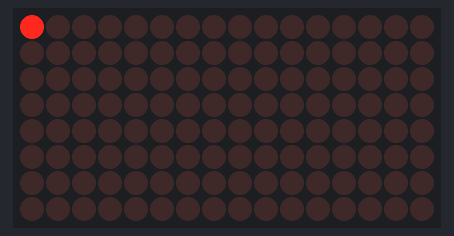
Simulated run of this sketch. Board: Arduino Mega 2560, built with avr-gcc and run on an emulated ATmega2560. On the bench: 16×8 LED matrix. What the sketch prints to the serial monitor is not drawn.

Above: at 0.1 s.
At 0.7 s:
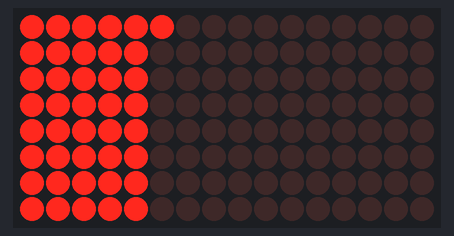
At 1.6 s:
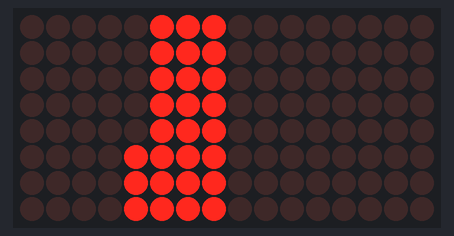
At 2.5 s:
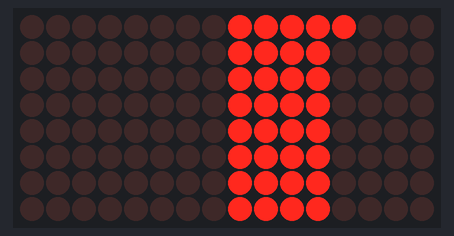
At 3.4 s:
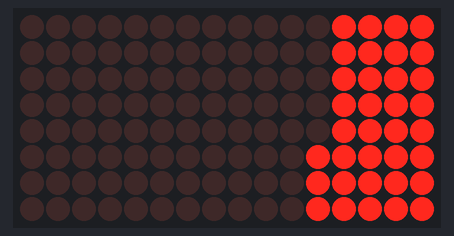

The sketch:

LCDemo7Segment.ino
```cpp
//We always have to include the library
#include "LedControl.h"

/*
  Now we need a LedControl to work with.
 ***** These pin numbers will probably not work with your hardware *****
  pin 12 is connected to the DataIn
  pin 11 is connected to the CLK
  pin 10 is connected to LOAD
  We have only a single MAX72XX.
*/
//                LedControl( DataIn , CLK , Load/CS , qty);
LedControl lc1  = LedControl(10, 11, 12, 1);
//                       azul gris violeta
LedControl lc0 = LedControl(49, 53, 51, 2);

/*
  useLeadingZero   =>  true for put zeros as leading digits (default); false use empty space as leading digits
  use_full         =>  0 for use the 8 digiits; negative for use the 4 left digits (7-6-5-4); positive for use the 4 right digits (3-2-1-0)
  leftAlignInRight =>  if use_full > 0 && leftAlignInRight true, align the number tyo the left
  pointInLeft      =>  if use_full < 0 && pointInLeft true, put a decimal point in position 4
*/
void printNumber(long v, bool useLeadingZero = true, int use_full = 0, bool leftAlignInRight = false, bool pointInLeft = false, int lc_order = 0, int lc_number = 0);

void writeDecimalNumber(double v, int decimals = 2, int lc_order = 0, int lc_number = 0);
void writeDecimalByIntDec(long i, long d, int decimals = 2, int lc_order = 0, int lc_number = 0);

void initialize() {
  for (int index = 0; index < lc0.getDeviceCount(); index++) {
    // Initialize LedCOntrol Module
    lc0.shutdown(index, false);
    // Bright Ajust
    lc0.setIntensity(index, 8);
    // Clear the display
    lc0.clearDisplay(index);
    lc0.setScanLimit(index, 8);
  }
  for (int index = 0; index < lc1.getDeviceCount(); index++) {
    // Initialize LedCOntrol Module
    lc1.shutdown(index, false);
    // Bright Ajust
    lc1.setIntensity(index, 3);
    // Clear the display
    lc1.clearDisplay(index);
    lc1.setScanLimit(index, 8);
  }
  Serial.println("done initialize");
}

void powerdown() {
  for (int index = 0; index < lc0.getDeviceCount(); index++) {
    // Initialize LedCOntrol Module
    lc0.shutdown(index, true);
  }
  for (int index = 0; index < lc1.getDeviceCount(); index++) {
    // Initialize LedCOntrol Module
    lc1.shutdown(index, true);
  }
  Serial.println("done powerdown");
}

void setup()
{
  initialize();

  Serial.begin(9600);
  Serial.println("--- Start Serial Monitor ---");
  Serial.println(lc0.getDeviceCount());
  Serial.println(lc1.getDeviceCount());

  //  for(int index=0;index<lc0.getDeviceCount();index++) {
  //   lc0.setDigit(index,7-index,(byte)9-index,false);
  //   //delay(0);
  //  }
  //  delay(2000);
  //
  //  printNumber(-210189);
  //  delay(2000);
  //  //lc0.clearDisplay(0);
  //  printNumber(-210189, true, 0, false, false, 1, 0);
  //  delay(2000);
  //  //lc0.clearDisplay(1);

  powerWarm();

  if (true) {
    for (int index = 0; index < lc0.getDeviceCount(); index++) {
      printNumber(-210189, true, 0, false, false, index, 0);
    }
    delay(1000);

    writeDecimalByIntDec(122, 80,  3, 0, 0);
    writeDecimalByIntDec(135, 465, 3, 1, 0);
    writeDecimalByIntDec(110, 05,  2, 2, 0);
    writeDecimalByIntDec(109, 30,  2, 3, 0);
    writeDecimalByIntDec(1154, 0,  1, 4, 0);
    delay(3000);

    //              printNumber(-210189);
    //              printNumber(-210189, true, 0, false, false, 1, 0);
    //              delay(2000);
    //
    //              writeDecimalByIntDec(135,465, 3, 0, 0);
    //              writeDecimalByIntDec(122,80,  3, 1, 0);
    //              delay(5000);
    //
    //              printNumber(-210189);
    //              printNumber(-210189, true, 0, false, false, 1, 0);
    //              delay(2000);
    //
    //              writeDecimalByIntDec(122,80,  3, 0, 0);
    //              writeDecimalByIntDec(135,465, 3, 1, 0);
    //              delay(5000);
    //
    //              printNumber(-210189);
    //              printNumber(-210189, true, 0, false, false, 1, 0);
    //              delay(2000);
    //
    //              writeDecimalByIntDec(135,465, 3, 0, 0);
    //              writeDecimalByIntDec(122,80,  3, 1, 0);
    //              delay(5000);

    for (int index = 0; index < lc0.getDeviceCount(); index++) {
      printNumber(-210189, true, 0, false, false, index, 0);
    }
    delay(1000);
    onetonine();
    delay(3000);

    powerdown();
  }


  /*
    //  lc0.setDigit(0,0,(byte)9,false);
    //  countDown0();
    //  countDown1();

    //  writeDecimalNumber(12,1);
    //  delay(5000);
    //  writeDecimalNumber(12);
    //  delay(5000);
    //
    //  writeDecimalNumber(123.1,1);
    //  delay(5000);
    //  writeDecimalNumber(123.1,2);
    //  delay(5000);
    //
    //  writeDecimalNumber(123.23,2);
    //  delay(5000);
    //  writeDecimalNumber(123.23,3);
    //  delay(5000);
    //
    //  writeDecimalNumber(123.345,3);
    //  delay(5000);
    //  writeDecimalNumber(123.345,4);
    //  delay(5000);
    //
    //  writeDecimalNumber(123.4567);
    //  delay(5000);
    //  writeDecimalNumber(123.4567,4);
    //  delay(5000);
    //
    //  writeDecimalNumber(123.56789,4);
    //  delay(5000);
    //
    //  printNumber(-210189);
    //  delay(5000);
    //
    //  writeDecimalByIntDec(12,0,1);
    //  delay(5000);
    //  writeDecimalByIntDec(12,0);
    //  delay(5000);
    //
    //  writeDecimalByIntDec(123,1,1);
    //  delay(5000);
    //  writeDecimalByIntDec(123,1,2);
    //  delay(5000);
    //
    //  writeDecimalByIntDec(123,23,2);
    //  delay(5000);
    //  writeDecimalByIntDec(123,23,3);
    //  delay(5000);
    //
    //  writeDecimalByIntDec(123,345,3);  //
    //  delay(5000);
    //  writeDecimalByIntDec(123,345,4);  //
    //  delay(5000);
    //
    //  writeDecimalByIntDec(123,4567);   //
    //  delay(5000);
    //  writeDecimalByIntDec(123,4567,4); //
    //  delay(5000);
    //
    //  writeDecimalByIntDec(123,56789,4);  //
    //  delay(5000);
    //


  */
}

void onetonine() {
  long number = 0;
  for (int i = 0; i < 10; i++) {
    number = (i * 10000000) + (i * 1000000) + (i * 100000) + (i * 10000) + (i * 1000) + (i * 100) + (i * 10) + i;
    for (int index = 0; index < lc0.getDeviceCount(); index++) {
      printNumber(number, true, 0, false, false, index, 0);
      delay(15);
    }
    delay(1000);
  }
  for (int index = 0; index < lc0.getDeviceCount(); index++) {
    printNumber(-210189, true, 0, false, false, index, 0);
  }
}

void powerWarm() {
  LedControl lc = lc0;
  for (int index = 0; index < lc0.getDeviceCount(); index++) {
    for (int row = 0; row < 8; row++)
    {
      for (int col = 0; col < 8; col++)
      {
        lc.setLed(index, col, row, true); // turns on LED at col, row
        delay(15);
      }
    }
    for (int row = 0; row < 8; row++)
    {
      for (int col = 0; col < 8; col++)
      {
        lc.setLed(index, col, row, false); // turns off LED at col, row
        delay(15);
      }
    }
  }
  Serial.println("done powerWarm");
}

void countDown0() {
  int i = 9;
  lc0.setDigit(0, 0, (byte)i, false);
  //The digit '9' appears on the display
  delay(1000);
  //Go into shutdown mode
  lc0.shutdown(0, true);
  //and count down silently
  while (i > 1) {
    //data is updated, but not shown
    lc0.setDigit(0, 0, (byte)i, false);
    i--;
    delay(1000);
  }
  //Coming out of shutdown mode we have already reached '1'
  lc0.shutdown(0, false);
  lc0.setDigit(0, 0, (byte)i, false);
}
void countDown1() {
  int i = 9;
  lc0.setDigit(1, 0, (byte)i, false);
  //The digit '9' appears on the display
  delay(1000);
  //Go into shutdown mode
  lc0.shutdown(1, true);
  //and count down silently
  while (i > 1) {
    //data is updated, but not shown
    lc0.setDigit(1, 0, (byte)i, false);
    i--;
    delay(1000);
  }
  //Coming out of shutdown mode we have already reached '1'
  lc0.shutdown(1, false);
  lc0.setDigit(1, 0, (byte)i, false);
}

void loop()
{
  /*
    //  lc.setDigit(0, 5, 2, false);
    //  lc2.setDigit(0, 5, 2, false);
    //  write210189();
    //  delay(3000);
    //
    //  printNumber(12345678);
    //  delay(3000);
    //  printNumber(12345607);
    //  delay(3000);
    //  printNumber(123456);
    //  delay(1000);
    //  printNumber(12345);
    //  delay(1000);
    //  printNumber(1234);
    //  delay(1000);
    //  printNumber(123);
    //  delay(1000);
    //  printNumber(12);
    //  delay(1000);
    //  printNumber(1);
    //  delay(1000);
    //
    //  printNumber(123456789);
    //  delay(2000);
    //
    //  printNumber(12345678, false);
    //  delay(1000);
    //  printNumber(1234567, false);
    //  delay(1000);
    //  printNumber(123456, false);
    //  delay(1000);
    //  printNumber(12345, false);
    //  delay(1000);
    //  printNumber(1234, false);
    //  delay(1000);
    //  printNumber(123, false);
    //  delay(1000);
    //  printNumber(12, false);
    //  delay(1000);
    //  printNumber(1, false);
    //  delay(1000);
    //
    //  printNumber(123456789, false);
    //  delay(3000);
    //
    //  printNumber(123456789, true);
    //  delay(3000);
    //
    //  printNumber(-210189, true, -1);
    //  delay(2000);
    //  printNumber(1234, true, 1);
    //  delay(1000);
    //  printNumber(1234, true, -1);
    //  delay(1000);
    //  printNumber(1234, true, 1);
    //  delay(1000);
    //  printNumber(1234, true, -1);
    //  delay(1000);
    //  printNumber(-210189, true, -1);
    //  delay(3000);
    //
    //  printNumber(9999);
    //  delay(3000);
    //  printNumber(-210189, true, -1);
    //  delay(3000);
    //
    //  printNumber(1234, false, 1, true);
    //  delay(1000);
    //  printNumber(123, false, 1, true);
    //  delay(1000);
    //  printNumber(12, false, 1, true);
    //  delay(1000);
    //  printNumber(1, false, 1, true);
    //  delay(1000);
    //
    //  printNumber(-210189, true, -1);
    //  delay(3000);


    //  printNumber(123, false, -1, false, true, 0, 1);
    //  printNumber(45, false, 1, true, true, 0, 1);
    //
    //  printNumber(122, false, -1, false, true, 0, 2);
    //  printNumber(80, false, 1, true, true, 0, 2);
    //  delay(3000);
    //
    //  printNumber(-210189, true, 0, false, false, 0, 1);
    //  printNumber(-210189, true, 0, false, false, 0, 2);
    //  delay(3000);
    //
    //  printNumber(123, false, -1, false, true, 0, 2);
    //  printNumber(45, false, 1, true, true, 0, 2);
    //  printNumber(122, false, -1, false, true, 0, 1);
    //  printNumber(80, false, 1, true, true, 0, 1);
    //  delay(3000);
    //
    //  printNumber(-210189, true, 0, false, false, 0, 1);
    //  printNumber(-210189, true, 0, false, false, 0, 2);
    //  delay(3000);

    //  // Envia Arduino e Cia para o display
    //  writeArduinoOn7Segment();
    //  // Contagem regressiva
    //  contagem_regressiva();
    //  // Mostra numeros no lado esquerdo e direito do display
    //  numeros_separados();
    //  // Inicia contador de 0 a 1 milhao
    //  for (long i = 0; i < 1000000; i++)
    //  {
    //    printNumber(i, true);
    //  }
    //  delay(500);
  */
}

void write210189() {
  lc1.setDigit(0, 5, 2, false);
  lc1.setDigit(0, 4, 1, true);
  lc1.setDigit(0, 3, 0, false);
  lc1.setDigit(0, 2, 1, true);
  lc1.setDigit(0, 1, 8, false);
  lc1.setDigit(0, 0, 9, true);
}

void displayLedDecimal(String IntegerPartStr, String DecimalPartStr, int lc_order, int lc_number) {
  int IntegerPartStrLn = IntegerPartStr.length();
  int DecimalPartStrLn = DecimalPartStr.length();

  LedControl lc = lc0;
  if (lc_number == 1) {
    lc = lc1;
  }
  lc.clearDisplay(lc_order);
  String charis = "";
  int charisInt = 0;
  int digitPos = 0;

  for (int i = 0; i < IntegerPartStrLn; i++) {
    digitPos = 3 + IntegerPartStrLn - i;
    charis = IntegerPartStr.substring(i, i + 1);
    charisInt = charis.toInt();
    bool point = false;
    if (digitPos == 4) {
      point = true;
    }
    lc.setDigit(lc_order, digitPos, (byte)charisInt, point);
    delay(00);
  }
  for (int i = 0; i < DecimalPartStrLn; i++) {
    digitPos = 3 - i;
    charis = DecimalPartStr.substring(i, i + 1);
    charisInt = charis.toInt();
    lc.setDigit(lc_order, digitPos, (byte)charisInt, false);
    delay(00);
  }
}

void writeDecimalByIntDec(long i, long d, int decimals, int lc_order, int lc_number)
{
  if (i > 9999) {
    return;
  }
  if (decimals < 1) {
    decimals = 1;
  }
  if (decimals > 4) {
    decimals = 4;
  }
  String IntegerPartStr =  String(i);
  String DecimalPartStr =  String(d);
  DecimalPartStr += '0';
  DecimalPartStr += '0';
  DecimalPartStr += '0';
  DecimalPartStr += '0';
  DecimalPartStr = DecimalPartStr.substring(0, decimals);
  displayLedDecimal(IntegerPartStr, DecimalPartStr, lc_order, lc_number);
}

void writeDecimalNumber(double v, int decimals, int lc_order, int lc_number)
{
  if (v >= 10000) {
    return;
  }
  if (decimals < 1) {
    decimals = 1;
  }
  if (decimals > 4) {
    decimals = 4;
  }
  String stringV =  String(v, 4);
  int firstPoint = stringV.indexOf('.');
  String IntegerPartStr = stringV.substring(0, firstPoint);
  String DecimalPartStr = stringV.substring(firstPoint + 1);
  DecimalPartStr += '0';
  DecimalPartStr += '0';
  DecimalPartStr += '0';
  DecimalPartStr += '0';
  DecimalPartStr = DecimalPartStr.substring(0, decimals);
  displayLedDecimal(IntegerPartStr, DecimalPartStr, lc_order, lc_number);
}

void printNumber(long v, bool useLeadingZero, int use_full, bool leftAlignInRight, bool pointInLeft, int lc_order, int lc_number)
{
  if (lc_number < 0) {
    lc_number = 0;
  }
  if (lc_number > 1) {
    lc_number = 1;
  }
  if (lc_order < 0) {
    lc_order = 0;
  }
  if (lc_order > 7) {
    lc_order = 7;
  }
  LedControl lc = lc0;
  if (lc_number == 1) {
    lc = lc1;
  }

  if (v == -210189) {
    lc.clearDisplay(lc_order);
    lc.setChar(lc_order, 7, '-', false);
    lc.setChar(lc_order, 6, '-', false);
    lc.setChar(lc_order, 5, '-', false);
    lc.setChar(lc_order, 4, '-', false);
    lc.setChar(lc_order, 3, '-', false);
    lc.setChar(lc_order, 2, '-', false);
    lc.setChar(lc_order, 1, '-', false);
    lc.setChar(lc_order, 0, '-', false);
    return;
  }
  if (use_full != 0 && v > 9999) {
    lc.clearDisplay(lc_order);
    return;
  }
  if (v > 99999999) {
    lc.clearDisplay(lc_order);
    return;
  }
  if (lc_order > 7) {
    lc.clearDisplay(lc_order);
    return;
  }

  bool isLeading = true;
  if (useLeadingZero) {
    isLeading = false;
  }

  int digito1;
  int digito2;
  int digito3;
  int digito4;
  int digito5;
  int digito6;
  int digito7;
  int digito8;

  digito1 = v % 10;
  digito2 = (v / 10) % 10;
  digito3 = (v / 100) % 10;
  digito4 = (v / 1000) % 10;
  digito5 = (v / 10000) % 10;
  digito6 = (v / 100000) % 10;
  digito7 = (v / 1000000) % 10;
  digito8 = (v / 10000000) % 10;

  int d7 = 7;
  int d6 = 6;
  int d5 = 5;
  int d4 = 4;
  int d3 = 3;
  int d2 = 2;
  int d1 = 1;
  int d0 = 0;

  if (use_full < 0) {
    d3 = 7;
    d2 = 6;
    d1 = 5;
    d0 = 4;
    if (!pointInLeft) {
      lc.setChar(lc_order, 3, ' ', false);
      lc.setChar(lc_order, 2, ' ', false);
      lc.setChar(lc_order, 1, ' ', false);
      lc.setChar(lc_order, 0, ' ', false);
    }
  }
  if (use_full > 0) {
    if (!pointInLeft) {
      lc.setChar(lc_order, 7, ' ', false);
      lc.setChar(lc_order, 6, ' ', false);
      lc.setChar(lc_order, 5, ' ', false);
      lc.setChar(lc_order, 4, ' ', false);
    }
    if (leftAlignInRight) {
      if (v < 10) {
        lc.setDigit(lc_order, 3, (byte)digito1, false);
        lc.setChar(lc_order, 2, ' ', false);
        lc.setChar(lc_order, 1, ' ', false);
        lc.setChar(lc_order, 0, ' ', false);
        return;
      }
      if (v < 100) {
        lc.setDigit(lc_order, 3, (byte)digito2, false);
        lc.setDigit(lc_order, 2, (byte)digito1, false);
        lc.setChar(lc_order, 1, ' ', false);
        lc.setChar(lc_order, 0, ' ', false);
        return;
      }
      if (v < 1000) {
        lc.setDigit(lc_order, 3, (byte)digito3, false);
        lc.setDigit(lc_order, 2, (byte)digito2, false);
        lc.setDigit(lc_order, 1, (byte)digito1, false);
        lc.setChar(lc_order, 0, ' ', false);
        return;
      }
    }
  }

  if (use_full == 0)
  {
    if (digito8 > 0 || !isLeading) {
      isLeading = false;
      lc.setDigit(lc_order, d7, (byte)digito8, false);
    } else {
      lc.setChar(lc_order, d7, ' ', false);
    }
    if (digito7 > 0 || !isLeading) {
      isLeading = false;
      lc.setDigit(lc_order, d6, (byte)digito7, false);
    } else {
      lc.setChar(lc_order, d6, ' ', false);
    }
    if (digito6 > 0 || !isLeading) {
      isLeading = false;
      lc.setDigit(lc_order, d5, (byte)digito6, false);
    } else {
      lc.setChar(lc_order, d5, ' ', false);
    }
    if (digito5 > 0 || !isLeading) {
      isLeading = false;
      lc.setDigit(lc_order, d4, (byte)digito5, false);
    } else {
      lc.setChar(lc_order, d4, ' ', false);
    }
  }
  if (digito4 > 0 || !isLeading) {
    isLeading = false;
    lc.setDigit(lc_order, d3, (byte)digito4, false);
  } else {
    if (!leftAlignInRight) {
      lc.setChar(lc_order, d3, ' ', false);
    }
  }
  if (digito3 > 0 || !isLeading) {
    isLeading = false;
    lc.setDigit(lc_order, d2, (byte)digito3, false);
  } else {
    if (!leftAlignInRight) {
      lc.setChar(lc_order, d2, ' ', false);
    }
  }
  if (digito2 > 0 || !isLeading) {
    isLeading = false;
    lc.setDigit(lc_order, d1, (byte)digito2, false);
  } else {
    if (!leftAlignInRight) {
      lc.setChar(lc_order, d1, ' ', false);
    }
  }
  if (pointInLeft && use_full < 0) {
    lc.setDigit(lc_order, d0, (byte)digito1, true);
  } else {
    lc.setDigit(lc_order, d0, (byte)digito1, false);
  }
  delay(00);
}

void writeArduinoOn7Segment()
{
  // Escreve Arduino e Cia no display
  for (int i = 0; i < 21; i++)
  {
    lc1.setChar(0, i, 'a', false);
    lc1.setRow(0, i - 1, 0x05);
    lc1.setChar(0, i - 2, 'd', false);
    lc1.setRow(0, i - 3, 0x1c);
    lc1.setRow(0, i - 4, B00010000);
    lc1.setRow(0, i - 5, 0x15);
    lc1.setRow(0, i - 6, 0x1D);
    lc1.setChar(0, i - 7, ' ', false);
    lc1.setChar(0, i - 8, 'e', false);
    lc1.setChar(0, i - 9, ' ', false);
    lc1.setRow(0, i - 10, B1001110);
    lc1.setRow(0, i - 11, B0010000);
    lc1.setChar(0, i - 12, 'a', false);
    lc1.setChar(0, i - 13, ' ', false);
    delay(300);
  }
}

void contagem_regressiva()
{
  for (int x = 8; x > -1; x--)
  {
    lc1.setDigit(0, x, x + 1, false);
    lc1.setChar(0, x + 1, ' ', false);
    delay(300);
  }
  lc1.clearDisplay(0);
}

void numeros_separados()
{
  for (int i = 0 ; i < 10 ; i++)
  {
    lc1.setDigit(0, 0, i, false);
    lc1.setDigit(0, 1, i, false);
    lc1.setDigit(0, 6, i, false);
    lc1.setDigit(0, 7, i, false);
    delay(300);
  }
  lc1.clearDisplay(0);
}
```
